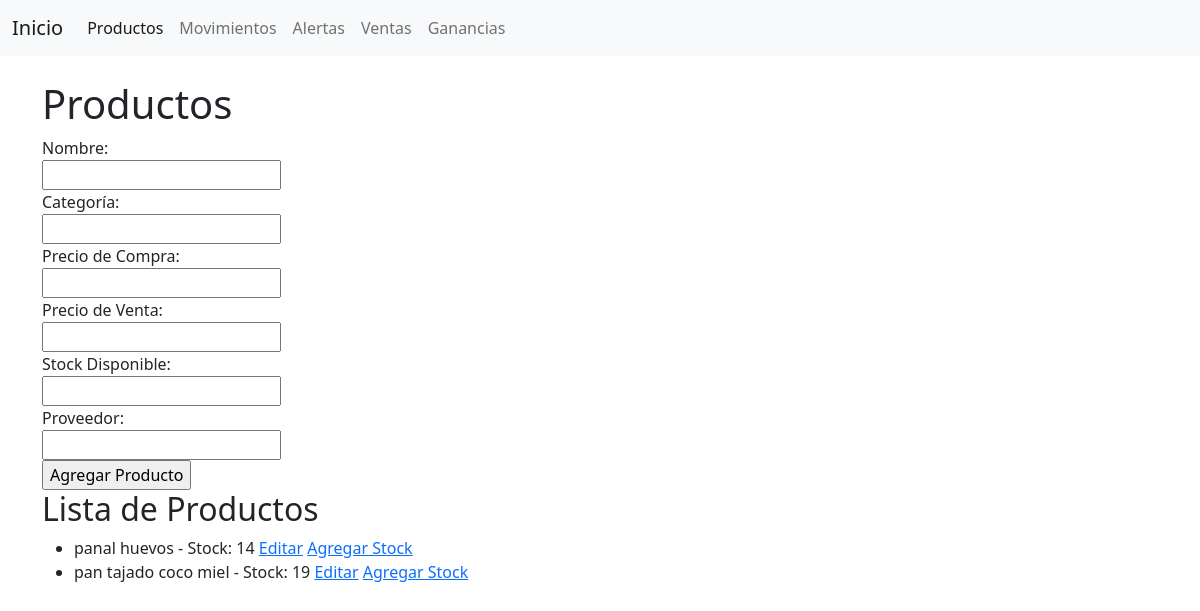
Before: /productos with the older database file.
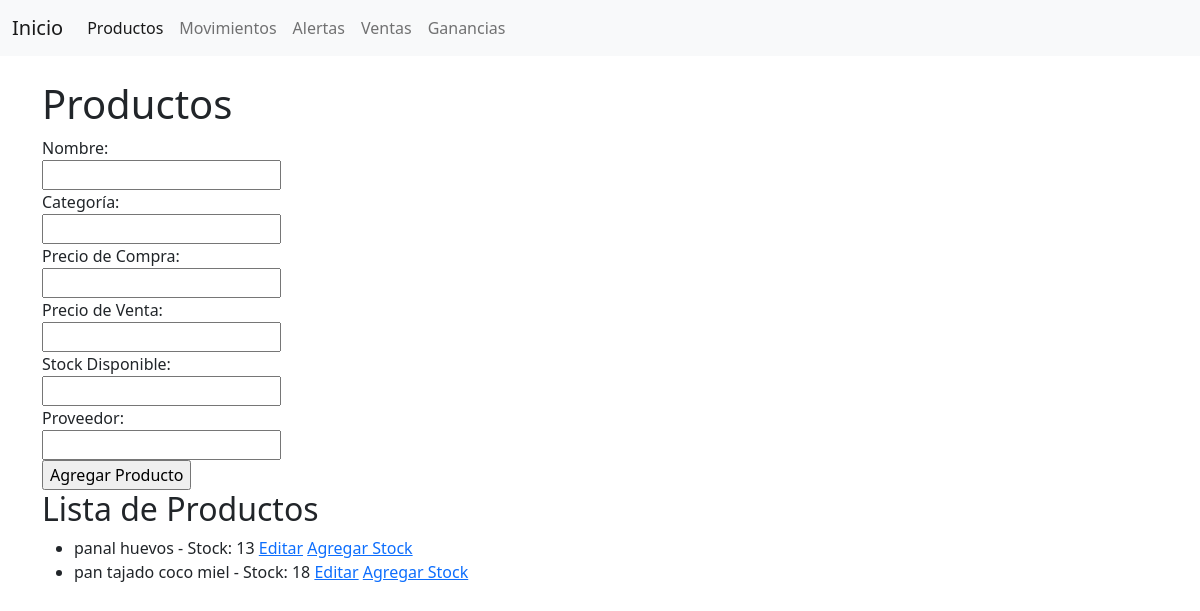
After: the same page with the newer database file.
### app.py (models this page shows)
class Producto(db.Model):
    id = db.Column(db.Integer, primary_key=True)
    nombre = db.Column(db.String(100), nullable=False)
    categoria = db.Column(db.String(100), nullable=False)
    precio_compra = db.Column(db.Float, nullable=False)
    precio_venta = db.Column(db.Float, nullable=False)
    stock_disponible = db.Column(db.Integer, nullable=False)
    proveedor = db.Column(db.String(100), nullable=False)
    umbral_alerta = db.Column(db.Integer, nullable=False, default=5)

### app.py (the view, shortened to what this page needs)
@app.route('/productos', methods=['GET', 'POST'])
def productos():
    productos = Producto.query.all()
    return render_template('productos.html', productos=productos)

### templates/productos.html
{% extends 'index.html' %}
{% block contenido %}
    <h1>Productos</h1>
    <form action="" method="post">
        <label for="nombre">Nombre:</label><br>
        <input type="text" id="nombre" name="nombre" required><br>
        <label for="categoria">Categoría:</label><br>
        <input type="text" id="categoria" name="categoria" required><br>
        <label for="precio_compra">Precio de Compra:</label><br>
        <input type="number" step="any" id="precio_compra" name="precio_compra" required><br>
        <label for="precio_venta">Precio de Venta:</label><br>
        <input type="number" step="any" id="precio_venta" name="precio_venta" required><br>
        <label for="stock_disponible">Stock Disponible:</label><br>
        <input type="number" id="stock_disponible" name="stock_disponible" required><br>
        <label for="proveedor">Proveedor:</label><br>
        <input type="text" id="proveedor" name="proveedor" required><br>
        <input type="submit" value="Agregar Producto">
    </form>
    <h2>Lista de Productos</h2>
    <ul>
    {% for producto in productos %}
        <li>
            {{ producto.nombre }} - Stock: {{ producto.stock_disponible }}
            <a href="{{ url_for('editar_producto', id=producto.id) }}">Editar</a>
            <a href="{{ url_for('agregar_stock', id=producto.id) }}">Agregar Stock</a>
        </li>
    {% endfor %}
    </ul>
{% endblock %}

Changed rows visible on the page:
changed Producto "panal huevos": stock_disponible "14" → "13"
changed Producto "pan tajado coco miel": stock_disponible "19" → "18"
